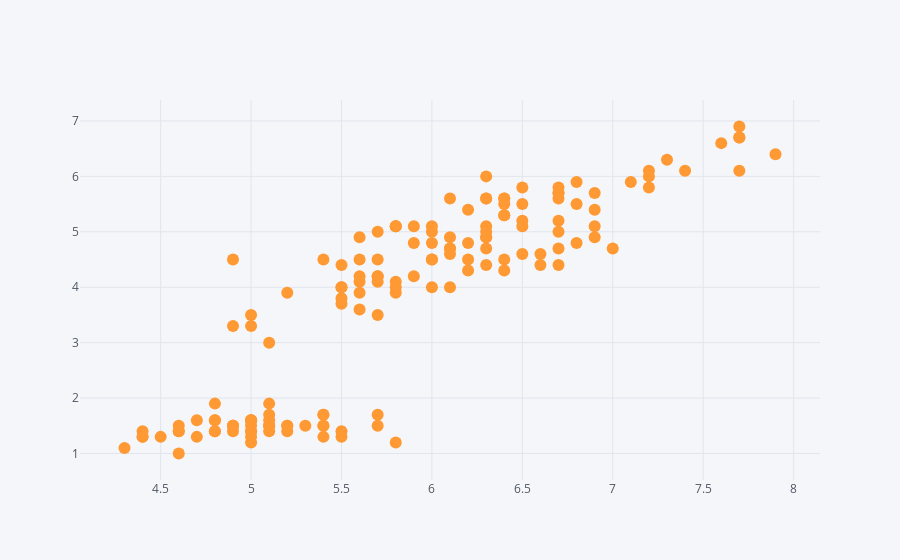

Source (notebook cell):
### Code cell
df.iplot(x='sepallength',y='petallength',mode='markers')

### Figure 1 — Plotly figure (JSON) as saved in the notebook; plotly's stock layout.template omitted (floating-point values rounded to 4 significant figures; data arrays with more than 128 entries replaced by an {"elided": "..."} marker saying what was removed)
{"data": [{"line": {"color": "rgba(255, 153, 51, 1.0)", "dash": "solid", "shape": "linear", "width": 1.3}, "marker": {"size": 12, "symbol": "circle"}, "mode": "markers", "name": "petallength", "text": "", "type": "scatter", "x": {"elided": "149 float values"}, "y": {"elided": "149 float values"}}], "layout": {"legend": {"bgcolor": "#F5F6F9", "font": {"color": "#4D5663"}}, "paper_bgcolor": "#F5F6F9", "plot_bgcolor": "#F5F6F9", "title": {"font": {"color": "#4D5663"}}, "xaxis": {"gridcolor": "#E1E5ED", "showgrid": true, "tickfont": {"color": "#4D5663"}, "title": {"font": {"color": "#4D5663"}, "text": ""}, "zerolinecolor": "#E1E5ED"}, "yaxis": {"gridcolor": "#E1E5ED", "showgrid": true, "tickfont": {"color": "#4D5663"}, "title": {"font": {"color": "#4D5663"}, "text": ""}, "zerolinecolor": "#E1E5ED"}}}
